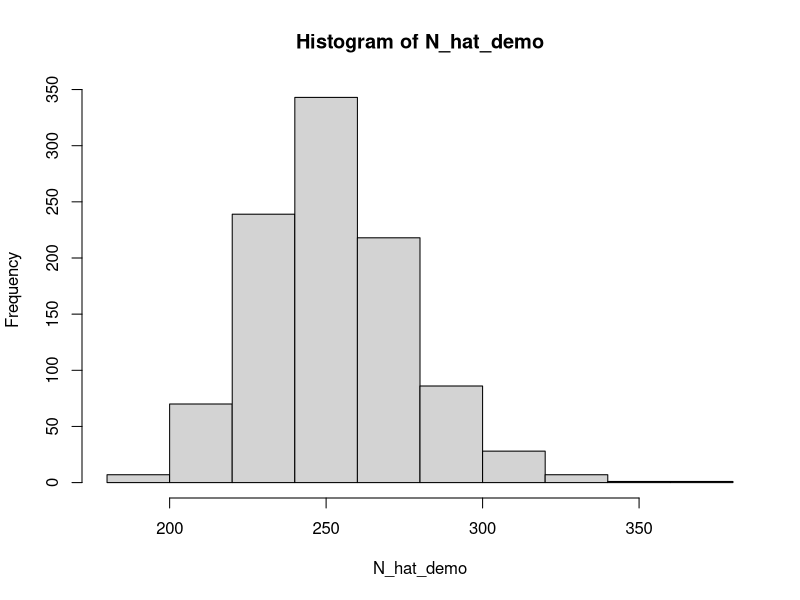

Write R code to recreate this figure.
## ---- chunk 1
knitr::opts_chunk$set(echo = TRUE)
## ---- chunk 2
n1 <- 
n2 <- 
m2 <- 
## ---- chunk 3
N_hat <- 
## ---- chunk 4
p_hat <- 
## ---- chunk 5
n1_Baileys <-
n2_Baileys <-
m2_Baileys <-
## ---- chunk 6
N_hat_Baileys <- 
## ---- chunk 7
p_hat_Baileys <- 
## ---- chunk 8
N <- 250
## ---- chunk 9
nRuns <- 1000
## ---- chunk 10
LP_estimator <- function(p1, p2, c2) {
  
  # make sure we get the same numbers every time
  set.seed(4)
  
  # create an empty data frame to hold simulated values
  Nhat <- matrix(NA, nRuns)  # create a matrix to hold estimates
   
  for(i in 1:nRuns) { 
    # simulate data 
    n1 <- rbinom(1, N, p1)     # no. individuals captured on survey occasion 1
    u2 <- rbinom(1, N-n1, p2)  # no. marked individuals recaptured on survey occasion 2
    m2 <- rbinom(1, n1, c2)    # no. marked individuals recaptured on survey occasion 2
    n2 <- u2 + m2              # total no. individuals captured on survey occasion 2
    
    # calculate estimated abundance via (modified) Lincoln-Peterson
    Nhat[i] <- (n1 )*(n2) / (m2)
  }
  
  return(Nhat) # the function will return our estimate of the population
}
## ---- chunk 11
N_hat_demo <- LP_estimator(p1 = 0.4, p2 = 0.4, c2 = 0.4)
## ---- chunk 12
hist(N_hat_demo)
## ---- chunk 13
# Remember, our true abundance is 250

# What is the mean of all of our N_hat estimates?
mean(N_hat_demo)          # mean of all N-hat estimates

# On average, how biased are our estimates?
mean(N_hat_demo) - N       # bias

# How precise are our estimates?
sd(N_hat_demo)            # precision
## ---- chunk 14

## ---- chunk 15

## ---- chunk 16

## ---- chunk 17

## ---- chunk 18

## ---- chunk 19

## ---- chunk 20

## ---- chunk 21

## ---- chunk 22

## ---- chunk 23

## ---- chunk 24

## ---- chunk 25
